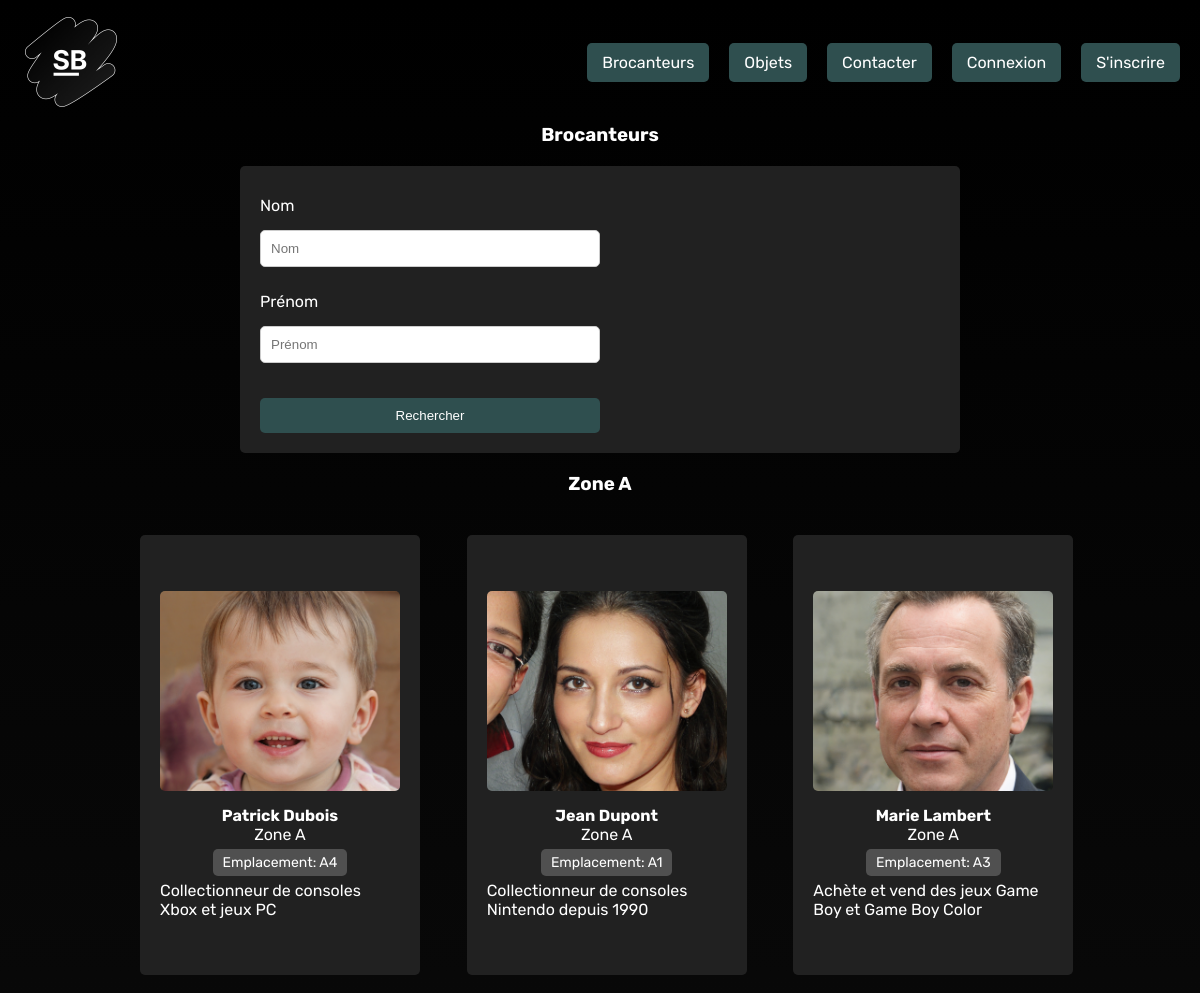
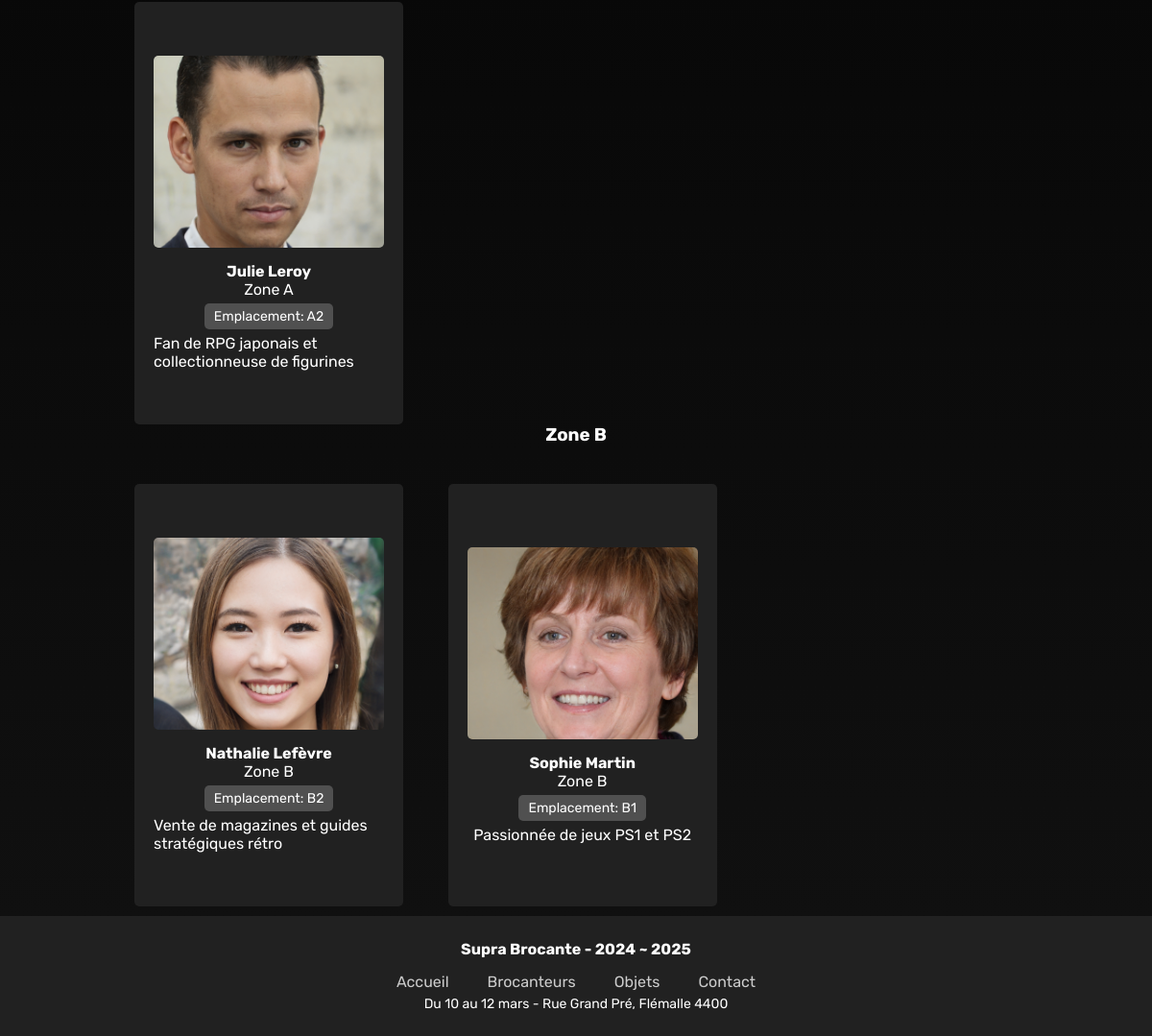
Page /brocanteurs.php on the committed database (2 pictures, top to bottom).
### tables this page shows
create table Zone(
    zid int primary key auto_increment,
    nom varchar(50) not null,
    description varchar(1024) not null
);

create table Emplacement(
    eid int primary key auto_increment,
    code varchar(10) unique,
    zid int not null,
    bid int unique,
    foreign key (zid) references Zone(zid),
    foreign key (bid) references Brocanteur(bid)
);

create table Brocanteur(
    bid int primary key auto_increment,
    nom varchar(255) not null,
    prenom varchar(255) not null,
    courriel varchar(255) not null unique,  
    mot_passe varchar(255) not null,
    photo varchar(255),
    description varchar(1024) not null,
    visible boolean not null,
    est_administrateur boolean not null
);

### php/Brocanteur.php (called while the page is built, shortened)
<?php
require_once __DIR__ . '/Database.php';
class Brocanteur {
    public function __construct($donnees = []) {
        if (!empty($donnees)) {
            $this->bid = isset($donnees['bid']) ? $donnees['bid'] : null;
            $this->nom = $donnees['nom'] ?? '';
            $this->prenom = $donnees['prenom'] ?? '';
            $this->description = $donnees['description'] ?? '';
            $this->photo = $donnees['photo'] ?? null;
        }
    }
    public static function estConnecte() {
        return isset($_SESSION['bid']);
    }
}

### php/Database.php (called while the page is built, shortened)
<?php
class Database {
    private $connexion;
    private static $instance = null;
    private function __construct() {
        try {
            $serveur = "192.168.132.203:3306";
            $utilisateur = "Q240027";
            $motDePasse = "acac755efeefd68d81d093e26fff0dea6cb50163";
            $nomBD = "Q240027";
            $this->connexion = new \PDO(
                "mysql:host=$serveur;dbname=$nomBD;charset=utf8",
                $utilisateur,
                $motDePasse,
                [
                    \PDO::ATTR_ERRMODE => \PDO::ERRMODE_EXCEPTION,
                    \PDO::ATTR_DEFAULT_FETCH_MODE => \PDO::FETCH_ASSOC,
                    \PDO::ATTR_EMULATE_PREPARES => false,
                    \PDO::MYSQL_ATTR_FOUND_ROWS => true,
                    \PDO::ATTR_PERSISTENT => true
                ]
            );
        } catch (\PDOException $e) {
            die('Erreur de connexion à la base de données');
        }
    }
    public static function getInstance() {
        if (self::$instance === null) {
            self::$instance = new self();
        }
        return self::$instance;
    }
    public function obtenirTous($requete, $params = []) {
        $stmt = $this->connexion->prepare($requete);
        $stmt->execute($params);
        return $stmt->fetchAll();
    }
}

### php/Zone.php (called while the page is built, shortened)
<?php
require_once __DIR__ . '/Database.php';
require_once __DIR__ . '/Brocanteur.php';
class Zone {
    public function __construct($donnees = []) {
        if (!empty($donnees)) {
            $this->zid = isset($donnees['zid']) ? $donnees['zid'] : null;
            $this->nom = $donnees['nom'] ?? '';
        }
    }
    public static function obtenirToutes() {
        $db = Database::getInstance();
        $resultats = $db->obtenirTous("SELECT * FROM Zone ORDER BY nom ASC");
        $zones = [];
        foreach ($resultats as $donnees) {
            $zones[] = new Zone($donnees);
        }
        return $zones;
    }
}

### brocanteurs.php (the view, shortened to what this page needs)
<?php
include_once 'php/Database.php';
include_once 'php/Brocanteur.php';
include_once 'php/Zone.php';
$nom = isset($_GET['nom']) ? trim($_GET['nom']) : '';
$prenom = isset($_GET['prenom']) ? trim($_GET['prenom']) : '';
$db = Database::getInstance();
if (!empty($nom) || !empty($prenom)) {
    $params = [];
    $sql = "SELECT b.*, e.code as emplacement_code, z.nom as zone_nom, z.zid as zone_id
            FROM Brocanteur b
            LEFT JOIN Emplacement e ON b.bid = e.bid
            LEFT JOIN Zone z ON e.zid = z.zid
            WHERE b.visible = 1";
    if (!empty($nom)) {
        $sql .= " AND b.nom LIKE ?";
        $params[] = "%$nom%";
    }
    if (!empty($prenom)) {
        $sql .= " AND b.prenom LIKE ?";
        $params[] = "%$prenom%";
    }
    $sql .= " ORDER BY b.nom ASC, b.prenom ASC";
    $resultats = $db->obtenirTous($sql, $params);
    $brocanteurs_data = [];
    foreach ($resultats as $row) {
        $brocanteurs_data[] = [
            'brocanteur' => new Brocanteur($row),
            'zone_nom' => $row['zone_nom'],
            'emplacement_code' => $row['emplacement_code']
        ];
    }
    $zones = [];
} else {
    $zones = Zone::obtenirToutes();
    $brocanteurs_par_zone = [];
    foreach ($zones as $zone) {
        $sql = "SELECT b.*, e.code as emplacement_code
                FROM Brocanteur b
                JOIN Emplacement e ON b.bid = e.bid
                WHERE e.zid = ? AND b.visible = 1
                ORDER BY b.nom ASC, b.prenom ASC";
        $resultats = $db->obtenirTous($sql, [$zone->zid]);
        $brocanteurs_zone = [];
        foreach ($resultats as $row) {
            $brocanteurs_zone[] = [
                'brocanteur' => new Brocanteur($row),
                'emplacement_code' => $row['emplacement_code']
            ];
        }
        $brocanteurs_par_zone[$zone->zid] = $brocanteurs_zone;
    }
    $brocanteurs_data = null;
}
?>
<!DOCTYPE html>
<html lang="fr">
<head>
    <link rel="stylesheet" href="./css/style.css">
</head>
<body>
<?php include 'inc/header.php'; ?>
<main>
    <section class="presentation center">
        <article class="center">
            <h1>Brocanteurs</h1>
        </article>
    </section>
    <section id="contactFormContainer" class="container">
        <article class="contactForm">
            <form action="brocanteurs.php" method="get" class="bg-darkgray desk-pad-2 rounded-sm column">
                <label for="nom">Nom</label>
                <input class="size-half" type="text" id="nom" name="nom" placeholder="Nom" value="<?php echo htmlspecialchars($nom); ?>">
                <label for="prenom">Prénom</label>
                <input class="size-half" type="text" id="prenom" name="prenom" placeholder="Prénom" value="<?php echo htmlspecialchars($prenom); ?>">
                <button type="submit" class="size-half">Rechercher</button>
            </form>
        </article>
    </section>
    <section>
        <?php
        if ($brocanteurs_data !== null) {
            echo "<h3 class=\"flex center\">Résultats de recherche</h3>";
            echo "<article class=\"articles articles-grow brocanteurs-grid\">";
            if (empty($brocanteurs_data)) {
                echo "<p class=\"center\">Aucun brocanteur ne correspond à votre recherche</p>";
            } else {
                foreach ($brocanteurs_data as $data) {
                    $brocanteur = $data['brocanteur'];
                    echo "<a href=\"vendeur.php?id=" . htmlspecialchars($brocanteur->bid) . "\" class=\"center brocanteur-card\">";
                    if ($brocanteur->photo === null) {
                        $image = "images/placeholder.png";
                    } else {
                        $image = "uploads/brocanteurs/" . htmlspecialchars($brocanteur->photo);
                    }
                    echo "<img src=\"" . $image . "\" alt=\"" . htmlspecialchars($brocanteur->prenom . ' ' . $brocanteur->nom) . "\" />";
                    echo "<h4>" . htmlspecialchars($brocanteur->prenom . ' ' . $brocanteur->nom) . "</h4>";
                    if (!empty($data['zone_nom'])) {
                        echo "<p>" . htmlspecialchars($data['zone_nom']) . "</p>";
                    }
                    if (!empty($data['emplacement_code'])) {
                        echo "<p class=\"emplacement\">Emplacement: " . htmlspecialchars($data['emplacement_code']) . "</p>";
                    }
                    echo "<p>" . htmlspecialchars($brocanteur->description) . "</p>";
                    echo "</a>";
                }
            }
            echo "</article>";
        } else {
            foreach ($zones as $zone) {
                $brocanteurs_zone = $brocanteurs_par_zone[$zone->zid] ?? [];
                if (empty($brocanteurs_zone)) continue;
                echo "<h3 class=\"flex center\">" . htmlspecialchars($zone->nom) . "</h3>";
                echo "<article class=\"articles articles-grow brocanteurs-grid\">";
                foreach ($brocanteurs_zone as $data) {
                    $brocanteur = $data['brocanteur'];
                    echo "<a href=\"vendeur.php?id=" . htmlspecialchars($brocanteur->bid) . "\" class=\"center brocanteur-card\">";
                    if ($brocanteur->photo === null) {
                        $image = "images/placeholder.png";
                    } else {
                        $image = "uploads/brocanteurs/" . htmlspecialchars($brocanteur->photo);
                    }
                    echo "<img src=\"" . $image . "\" alt=\"" . htmlspecialchars($brocanteur->prenom . ' ' . $brocanteur->nom) . "\" />";
                    echo "<h4>" . htmlspecialchars($brocanteur->prenom . ' ' . $brocanteur->nom) . "</h4>";
                    echo "<p>" . htmlspecialchars($zone->nom) . "</p>";
                    if (!empty($data['emplacement_code'])) {
                        echo "<p class=\"emplacement\">Emplacement: " . htmlspecialchars($data['emplacement_code']) . "</p>";
                    }
                    echo "<p>" . htmlspecialchars($brocanteur->description) . "</p>";
                    echo "</a>";
                }
                echo "</article>";
            }
        }
        ?>
    </section>
</main>
<?php include 'inc/footer.php'; ?>
</body>
</html>

### inc/header.php (shortened to what this page needs)
<?php
include_once 'php/Brocanteur.php';
?>
<header>
    <a href="index.php">
        <img id="icon" src="images/icon.png" alt="Logo Brocante">
    </a>
    <nav>
        <ul>
            <li class="btn">
                <a href="brocanteurs.php">
                    Brocanteurs
                </a>
            </li>
            <li class="btn">
                <a href="objets.php">
                    Objets
                </a>
            </li>
            <li class="btn">
                <a href="contact.php">
                    Contacter
                </a>
            </li>
            <?php
            if (Brocanteur::estConnecte()) {
                echo "<li class=\"btn\">";
                echo "<a href=\"" . (Brocanteur::estAdmin() ? 'espaceAdministrateur.php' : 'espaceBrocanteur.php') . "\">";
                echo Brocanteur::estAdmin() ? 'Espace Administrateur' : 'Espace Brocanteur';
                echo "</a>";
                echo "</li>";
                echo "<li class=\"btn\">";
                echo "<a href=\"logout.php\">";
                echo "Déconnexion";
                echo "</a>";
                echo "</li>";
            } else {
                echo "<li class=\"btn\">";
                echo "<a href=\"connexion.php\">";
                echo "Connexion";
                echo "</a>";
                echo "</li>";
                echo "<li class=\"btn\">";
                echo "<a href=\"inscription.php\">";
                echo "S'inscrire";
                echo "</a>";
                echo "</li>";
            }
            ?>
        </ul>
    </nav>
</header>

### inc/footer.php (shortened to what this page needs)
<footer>
    <p class="footer-nom">Supra Brocante - 2024 ~ 2025</p>
    <ul>
        <li><a href="index.php">Accueil</a></li>
        <li><a href="brocanteurs.php">Brocanteurs</a></li>
        <li><a href="objets.php">Objets</a></li>
        <li><a href="contact.php">Contact</a></li>
    </ul>
    <p class="footer-addresse">Du 10 au 12 mars - Rue Grand Pré, Flémalle 4400</p>
</footer>

### css/style.css (style rules this page uses)
* { text-decoration: none; list-style-type: none; margin: 0; padding: 0; box-sizing: border-box; }
body { background: linear-gradient(to bottom, #000000, #111111) no-repeat center center fixed; color: white; font-family: 'Rubik', sans-serif; font-optical-sizing: auto; font-style: normal; }
a { color: white; }
header { display: flex; justify-content: space-between; align-items: center; padding: 10px 20px; }
header nav { height: 100%; }
header nav ul { display: flex; height: 100%; align-items: center; margin: 0; gap: 20px; }
header nav ul li { align-content: center; height: auto; list-style: none; }
img { border-radius: 3px; max-width: 100%; height: auto; }
.container { display: flex; justify-content: center; align-content: center; width: 100%; height: 100%; margin: auto; }
.column { flex-direction: column; }
.btn { background-color: darkslategrey; border-radius: 5px; color: white; text-decoration: none; transition: background-color 0.5s, transform 0.5s; }
header nav ul li.btn { margin: 0; padding: 0; height: auto; }
header nav ul li.btn a { display: block; padding: 10px 15px; border-radius: 5px; text-align: center; transition: all 0.3s ease; }
.btn a { border-radius: 5px; color: white; text-decoration: none; }
.flex { display: flex; }
.center { align-content: center; align-items: center; justify-content: center; justify-items: center; }
.rounded-sm { border-radius: 5px; }
.articles { display: flex; justify-content: space-between; align-content: center; width: 100%; height: 100%; margin: auto; flex-wrap: wrap; }
.size-half { width: 50%; }
.articles > a, .articles > article { background-color: #212121; padding: 20px; margin: 20px; width: calc(33.333% - 40px); min-width: 280px; height: 100%; border-radius: 5px; box-sizing: border-box; }
.articles a img, .articles article img { width: 100%; height: 200px; object-fit: cover; }
.bg-darkgray { background-color: #212121; }
.contactForm { margin: 20px auto; width: 60%; }
.contactForm form { padding: 20px; display: flex; flex-direction: column; gap: 15px; }
.contactForm form label { margin-top: 10px; }
.contactForm form button { margin-top: 20px; padding: 10px 20px; background-color: darkslategrey; color: white; border: none; border-radius: 5px; cursor: pointer; transition: background-color 0.3s; }
.contactForm form input { padding: 10px; border-radius: 5px; border: 1px solid #ccc; }
footer { background-color: #212121; color: white; padding: 20px; margin-top: 30px; display: flex; flex-direction: column; align-items: center; justify-content: center; text-align: center; }
footer p { margin: 5px 0; font-size: 14px; }
footer p.footer-nom { font-weight: bold; font-size: 16px; }
footer ul { display: flex; justify-content: center; gap: 20px; margin-top: 10px; }
footer li a { color: #ccc; transition: color 0.3s; padding: 5px 10px; }
.brocanteurs-grid, .objets-grid { display: grid; grid-template-columns: repeat(auto-fill, minmax(300px, 1fr)); gap: 20px; width: 80%; margin: 20px auto; }
.brocanteur-card, .objet-card { background-color: #212121; padding: 20px; border-radius: 5px; display: flex; flex-direction: column; height: 100%; width: 100%; min-height: 400px; }
.brocanteur-card img, .objet-card img { width: 100%; height: 200px; object-fit: cover; border-radius: 5px; margin-bottom: 15px; max-width: 100%; display: block; }
.emplacement { background-color: #505050; display: inline-block; padding: 5px 10px; border-radius: 5px; margin: 5px 0; font-size: 14px; }
@media screen and (min-width: 768px) { .desk-pad-2 { padding: 30px; } }
#icon { height: 100px; width: 100px; transition: transform 0.5s ease-in-out; }

### rows in the picture
zone: nom "Zone A"
emplacement: bid.photo (picture), bid.nom "Patrick Dubois", zid.nom "Zone A", emplacement_code "A4", bid.description "Collectionneur de consoles Xbox et jeux PC"
emplacement: bid.photo (picture), bid.nom "Jean Dupont", zid.nom "Zone A", emplacement_code "A1", bid.description "Collectionneur de consoles Nintendo depuis 1990"
emplacement: bid.photo (picture), bid.nom "Marie Lambert", zid.nom "Zone A", emplacement_code "A3", bid.description "Achète et vend des jeux Game Boy et Game Boy Color"
emplacement: bid.photo (picture), bid.nom "Julie Leroy", zid.nom "Zone A", emplacement_code "A2", bid.description "Fan de RPG japonais et collectionneuse de figurines"
zone: nom "Zone B"
emplacement: bid.photo (picture), bid.nom "Nathalie Lefèvre", zid.nom "Zone B", emplacement_code "B2", bid.description "Vente de magazines et guides stratégiques rétro"
emplacement: bid.photo (picture), bid.nom "Sophie Martin", zid.nom "Zone B", emplacement_code "B1", bid.description "Passionnée de jeux PS1 et PS2"
